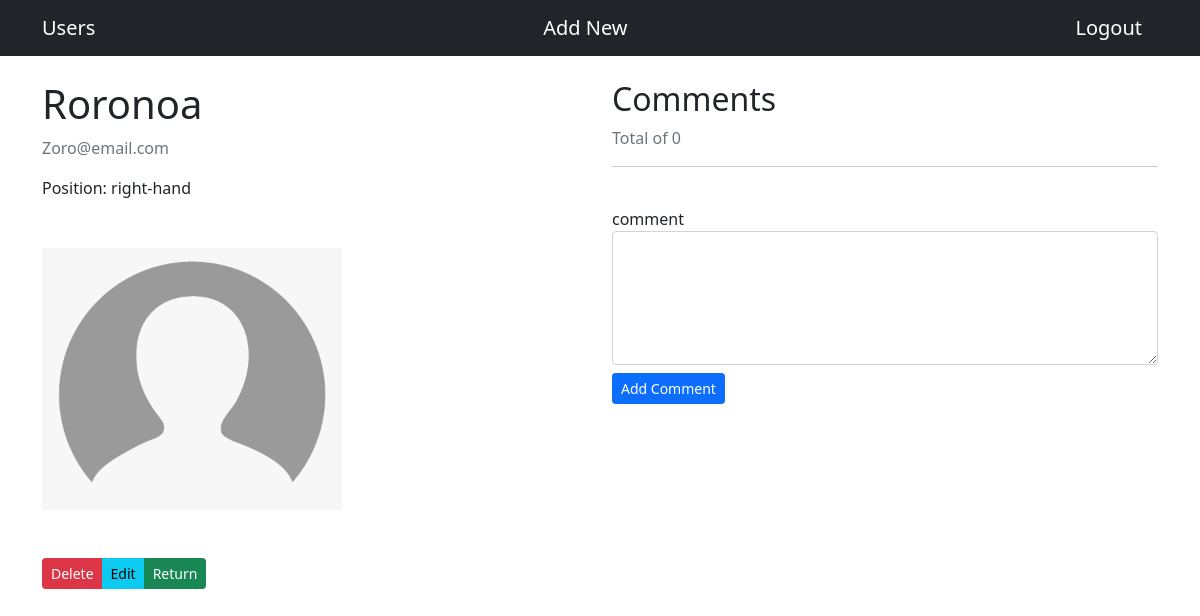
The app's page /users/8/detail/ (signed in) with its own data.
### users/models.py (models this page shows, shortened)
class User(models.Model):
    user_name = models.CharField(max_length=200, verbose_name='First Name')
    user_lname = models.CharField(max_length=200, verbose_name='Last Name')
    user_email = models.EmailField(unique=True, max_length=200, verbose_name='Email')
    user_position = models.CharField(max_length=200, verbose_name='Position')
    user_image = models.ImageField(upload_to=image_path, default='profile_pic/image.jpg')
    pub_date = models.DateField(default=now)

### users/views.py (the view)
# urls.py: path('<int:profile_id>/detail/', views.detail, name='detail'),
@login_required(login_url='/users/login')
def detail(request,profile_id):
        try:
            user = User.objects.get(pk=profile_id)
            comments = Comment.objects.filter(user_id=profile_id)
            comments_count = Comment.objects.filter(user_id=profile_id).count()
        except User.DoesNotExist:
            raise Http404("Profile does not exist")
        return render(request,'users/detail.html',{
                'users': user,
                'comments': comments,
                'comments_count': comments_count,
            })

### templates/users/detail.html (shortened to what this page needs)
{% extends 'base.html' %}
{% block content %}
    <div class="row">
        <div class="col-lg-6">
            <div class="mb-5">
                <h1>{{user.user_name}} {{users.user_lname}}</h1>
                <p class="text-muted">{{users.user_email}}</p>
                <p>Position: {{users.user_position}}</p>
            </div>
            <div class="img-responsive">
                <img src="/users/media/{{users.user_image}}" alt="profile user" class="img-rounded" width="300">
            </div>
            <div class="btn-group mt-5">
                {% if user.is_staff%}
                    <a href="{% url 'users:delete' users.id %}" class="btn btn-sm btn-danger">Delete</a>
                    <a href="{% url 'users:edit' users.id %}" class="btn btn-sm btn-info">Edit</a>
                {% endif %}
                <a href="{% url 'users:index' %}" class="btn btn-sm btn-success">Return</a>
            </div>
        </div>
        <div class="col-lg-6">
            <h2>Comments</h2>
            <p class="text-muted">Total of {{comments_count}}</p>
            <hr>
            <br>
            <form action="{% url 'users:addcomment' %}" method="post">
                <div class="form-group">
                    <label for="">comment</label>
                    <textarea name="comment" id="comment" cols="30" rows="5" class="form-control" required></textarea>
                </div>
                <button type="submit" class="mt-2 btn btn-sm btn-primary">Add Comment</button>
            </form>
        </div>
    </div>
{% endblock %}

### records on screen
User: user_lname "Roronoa", user_email "Zoro@email.com", user_position "right-hand", user_image (picture)

### other values on screen
{{ comments_count }} "0"
